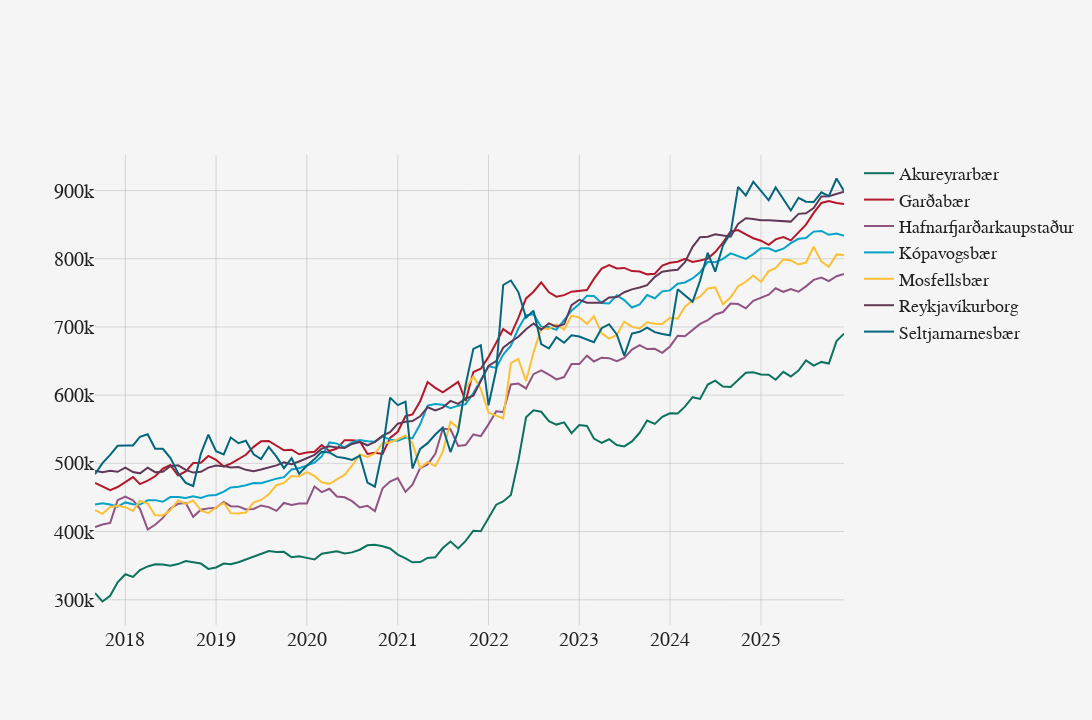

Notebook code cell kept with this figure:
### Code cell
df_listings\
.loc[lambda r: r.realestate_category_name == 'Fjölbýli']\
.loc[lambda r: r.construction_category == 'old']\
.pivot(index='date', columns='city_name', values='sqm_price')\
.isb.plot()
